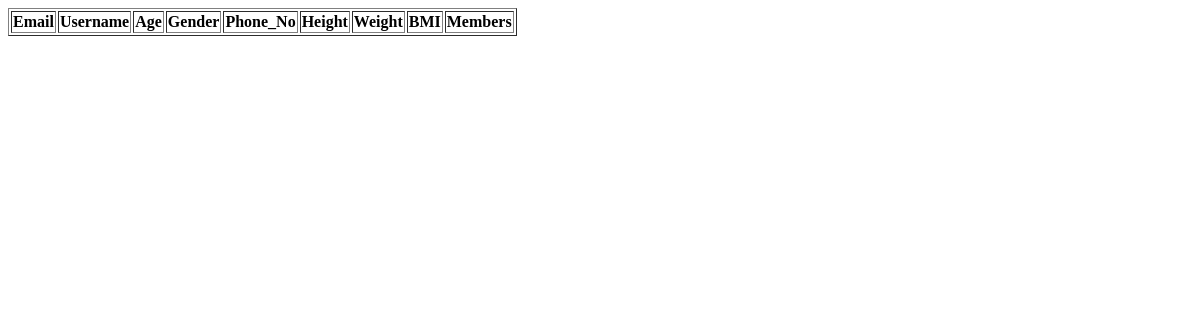
The app's page /users, older data.
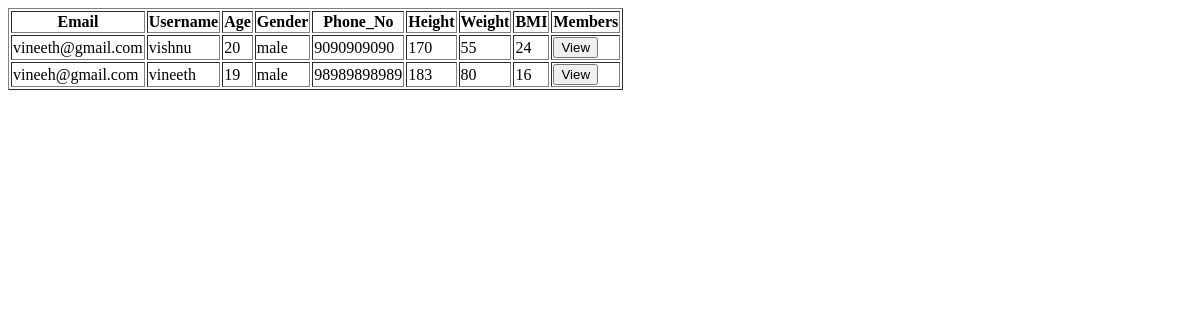
The same page, newer data.
### nutriguardapp/models.py (models this page shows)
class usertable(models.Model):
    name = models.CharField(max_length=100, null=True, blank=True)
    age = models.IntegerField(null=True, blank=True)
    gender = models.CharField(max_length=100, null=True, blank=True)
    email = models.CharField(max_length=100, null=True, blank=True)
    phone = models.CharField(max_length=15, null=True, blank=True)
    height = models.CharField(max_length=100, null=True, blank=True)
    weight = models.CharField(max_length=100, null=True, blank=True)
    bmi = models.CharField(max_length=100, null=True, blank=True)
    login_id = models.ForeignKey(logintable,on_delete=models.CASCADE)

### nutriguardapp/views.py (the view)
# urls.py: path('users',usersview.as_view(),name='users'),
class usersview(View):
    def get(self,request):
        c=usertable.objects.all()
        return render(request,"viewuser.html",{'user':c})

### nutriguardapp/templates/viewuser.html (shortened to what this page needs)
<!DOCTYPE html>
<html lang="en">
<head>
</head>
<body>
    <div>
        <table border="1">
            <tr>
            <th>Email</th>
            <th>Username</th>
            <th>Age</th>
            <th>Gender</th>
            <th>Phone_No</th>
            <th>Height</th>
            <th>Weight</th>
            <th>BMI</th>
            <th>Members</th>
            </tr>
            {% for i in user %}
            <tr>
                <td>{{i.email}}</td>
                <td>{{i.name}}</td>
                <td>{{i.age}}</td>
                <td>{{i.gender}}</td>
                <td>{{i.phone}}</td>
                <td>{{i.height}}</td>
                <td>{{i.weight}}</td>
                <td>{{i.bmi}}</td>
                <td><button>View</button></td>
            </tr>
            {% endfor %}
        </table>
    </div>
</body>
</html>

Row changes from the older to the newer data that the page shows:
added usertable: email "vineeth@gmail.com", name "vishnu", age "20", gender "male", phone "9090909090", height "170", weight "55", bmi "24"
added usertable: email "vineeh@gmail.com", name "vineeth", age "19", gender "male", phone "98989898989", height "183", weight "80", bmi "16"
